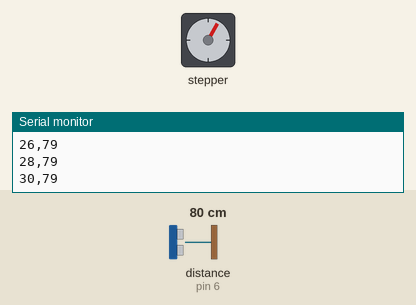
Recording of a sketch running on a simulated Arduino Uno, built with avr-gcc and run on an emulated ATmega328P. On the bench: stepper motor, the last lines printed to the serial monitor. Wiring (inferred from the names in the program): ultrasonic range finder: trigger pin 5; echo pin 6. The test bench sets the inputs (shaded band); at power-on: distance to the obstacle (sensor on pin 6) 80 cm. The echo pulse lasts 58.3 µs per cm; stepper angles assume 2048 steps per turn.

Above: at 1.29 s.
1.3 s: distance to the obstacle (sensor on pin 6) set to 299 cm
At 1.87 s:
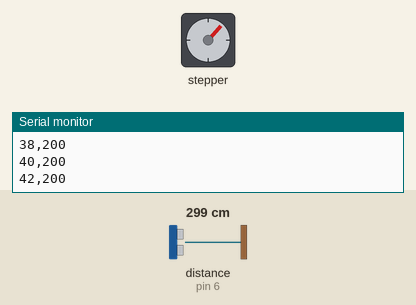
4.3 s: distance to the obstacle (sensor on pin 6) set to 2 cm
At 4.66 s:
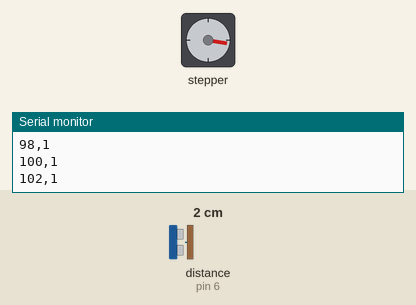
7.3 s: distance to the obstacle (sensor on pin 6) set to 250 cm
At 7.51 s:
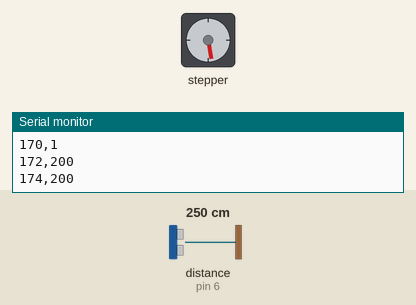
10.3 s: distance to the obstacle (sensor on pin 6) set to 4 cm
13.3 s: distance to the obstacle (sensor on pin 6) set to 35 cm
Timing chart, 0 to 17.3 s (numbered marks = the images above; inputs shaded):
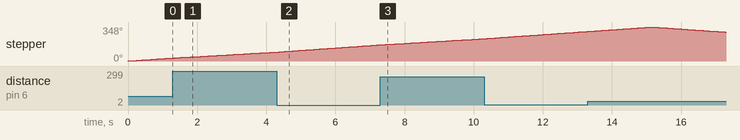

The sketch:

day4.ino
```cpp
#include <Stepper.h>

// 1. Setup Stepper Motor (2048 steps = 1 full 360-degree rotation)
const int STEPS_PER_REV = 2048;
// Pin sequence 8, 10, 9, 11 for the ULN2003 driver board
Stepper myStepper(STEPS_PER_REV, 8, 10, 9, 11);

// 2. Setup Ultrasonic Sensor Pins
const int TRIG_PIN = 5;
const int ECHO_PIN = 6;

// Mapping Variables
int currentAngle = 0;
int stepIncrement = 11; // ~2 degrees per measurement slot (2048 steps / 360 deg = ~5.7 steps per degree)

void setup() {
  Serial.begin(9600);

  // Initialize sensor pins
  pinMode(TRIG_PIN, OUTPUT);
  pinMode(ECHO_PIN, INPUT);

  // Set motor speed (10-12 RPM is ideal for a stable sensor sweep)
  myStepper.setSpeed(12);

  Serial.println("--- RADAR SCAN STARTING ---");
}

void loop() {
  // Sweep Forward: 0 to 358 degrees for a full 360-degree scan
  for (currentAngle = 0; currentAngle < 360; currentAngle += 2) {
    int distance = getDistance();

    // Print in "angle,distance" format for your eyes and for Python
    Serial.print(currentAngle);
    Serial.print(",");
    Serial.println(distance);

    // Move the motor forward by a few steps (~2 degrees worth)
    myStepper.step(11);
    delay(50); // Small pause to stabilize the sensor before the next reading
  }

  // Sweep Backward: 358 down to 0 degrees to complete the full-circle sweep
  for (currentAngle = 358; currentAngle >= 0; currentAngle -= 2) {
    int distance = getDistance();

    Serial.print(currentAngle);
    Serial.print(",");
    Serial.println(distance);

    // Move the motor backward (negative steps)
    myStepper.step(-11);
    delay(50);
  }
}

// Helper function to calculate ultrasonic distance
int getDistance() {
  digitalWrite(TRIG_PIN, LOW);
  delayMicroseconds(2);

  digitalWrite(TRIG_PIN, HIGH);
  delayMicroseconds(10);
  digitalWrite(TRIG_PIN, LOW);

  long duration = pulseIn(ECHO_PIN, HIGH, 30000); // 30ms timeout stops it from hanging if no bounce occurs

  // Convert duration to centimeters
  int cm = duration / 29.1 / 2;

  // If reading is out of range or 0, cap it at a maximum value (e.g., 200cm) so your map stays clean
  if (cm <= 0 || cm > 200) {
    cm = 200;
  }

  return cm;
}
```
